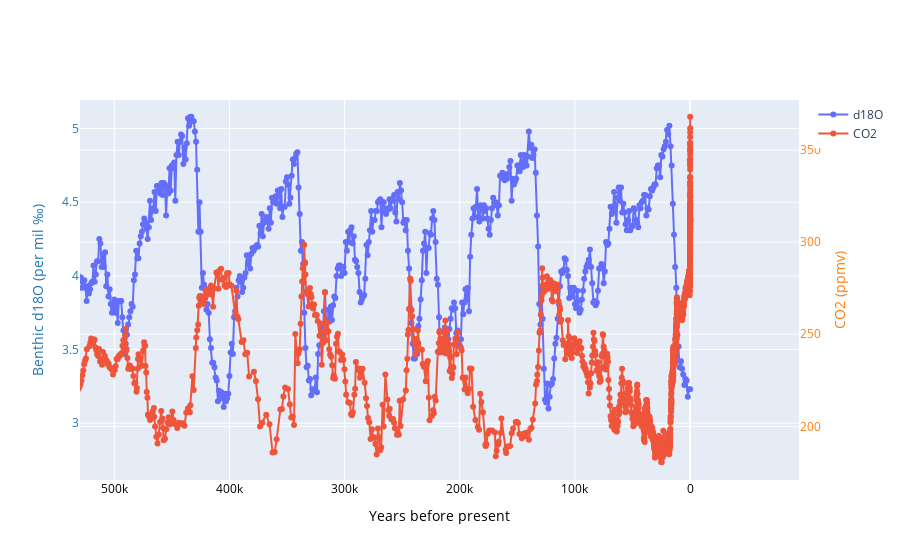

The notebook cell saved with this chart:
### Markdown cell above
### Comparison of climate records from Antarctica versus benthic forams globally

**Question 1.9** Compare the CO<sub>2</sub> data from the Antarctic ice cores, with the $\delta$<sup>18</sup>O data from benthic forams.
Do they tell a consistent picture of global climate over the last 800,000 years? Explain in a brief,
well-written paragraph or two, referring appropriately to the data sets and graphs.

### Code cell
fig = go.Figure()
fig.add_trace(go.Scatter(x=benthic2005d18O['Time_(ka)']*1000, y=benthic2005d18O['Benthic_d18O_(per_mil)'],
                    mode='lines+markers',
                    name='d18O'))
fig.add_trace(go.Scatter(x=antarctica2015co2['Gasage (yr BP)'], y=antarctica2015co2['CO2 (ppmv)'],
                    mode='lines+markers',
                    name='CO2',yaxis="y2"))

# Create axis objects
fig.update_layout(
    xaxis=dict(
        domain=[0., 1.],
        title="Years before present",
        titlefont=dict(
            color="#000000"
        ),
        tickfont=dict(
            color="#000000"
        )
    ),
    yaxis=dict(
        title="Benthic d18O (per mil ‰)",
        titlefont=dict(
            color="#1f77b4"
        ),
        tickfont=dict(
            color="#1f77b4"
        )
    ),
    yaxis2=dict(
        title="CO2 (ppmv)",
        titlefont=dict(
            color="#ff7f0e"
        ),
        tickfont=dict(
            color="#ff7f0e"
        ),
        anchor="x",
        overlaying="y",
        side="right",
        position=0.15
    )
)


fig['layout']['xaxis']['autorange'] = "reversed"
fig.show()

### Figure 1 — Plotly figure (JSON) as saved in the notebook; plotly's stock layout.template omitted (floating-point values rounded to 4 significant figures; data arrays with more than 128 entries replaced by an {"elided": "..."} marker saying what was removed)
{"data": [{"mode": "lines+markers", "name": "d18O", "type": "scatter", "x": {"elided": "1815 int values"}, "y": {"elided": "1815 float values"}}, {"mode": "lines+markers", "name": "CO2", "type": "scatter", "x": {"elided": "1901 float values"}, "y": {"elided": "1901 float values"}, "yaxis": "y2"}], "layout": {"autosize": true, "xaxis": {"autorange": false, "domain": [0, 1], "range": [529800.0, -94540.0], "tickfont": {"color": "#000000"}, "title": {"font": {"color": "#000000"}, "text": "Years before present"}, "type": "linear"}, "yaxis": {"autorange": false, "range": [2.615, 5.194], "tickfont": {"color": "#1f77b4"}, "title": {"font": {"color": "#1f77b4"}, "text": "Benthic d18O (per mil ‰)"}, "type": "linear"}, "yaxis2": {"anchor": "x", "autorange": false, "overlaying": "y", "position": 0.15, "range": [170.9, 377.1], "side": "right", "tickfont": {"color": "#ff7f0e"}, "title": {"font": {"color": "#ff7f0e"}, "text": "CO2 (ppmv)"}, "type": "linear"}}}
